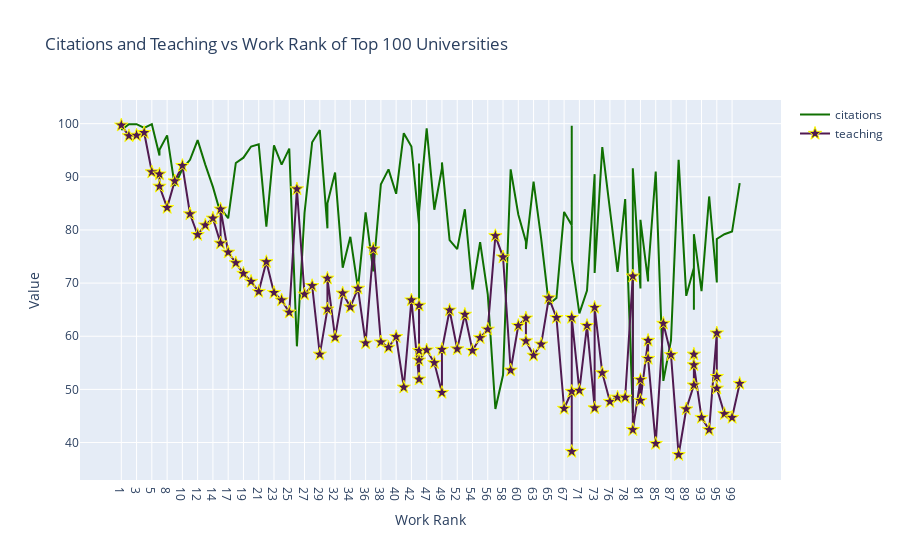

The code cell stored with this chart in its notebook:
### Markdown cell above
![image.png](attachment:image.png)

### Code cell
#plt.style.use("ggplot")

trace1 = go.Scatter(x = df.world_rank,
                  y = df.citations,
                  mode = "lines", 
                  name = "citations",
                  marker = dict(color = "rgb(16, 112, 2)"),
                  text = df.university_name)

trace2 = go.Scatter(x = df.world_rank,
                  y = df.teaching,
                  mode = "lines + markers", 
                  name = "teaching",
                  marker = dict(color = "rgb(80, 26, 80)", 
                                size = 10,
                                symbol = "star", 
                                line = dict(color = "yellow", width = 1),),
                  text = df.university_name)

veri = [trace1, trace2]

layout = dict(title = "Citations and Teaching vs Work Rank of Top 100 Universities",
             xaxis = dict(title= "Work Rank", ticklen = 5, tickcolor = "crimson", zeroline = False),
             yaxis = dict(title= "Value", ticklen = 5, tickcolor = "crimson", zeroline = False))

fig = dict(data = veri, layout = layout)

iplot(fig)

### Figure 1 — Plotly figure (JSON) as saved in the notebook; plotly's stock layout.template omitted (floating-point values rounded to 4 significant figures)
{"data": [{"marker": {"color": "rgb(16, 112, 2)"}, "mode": "lines", "name": "citations", "text": ["Harvard University", "California Institute of Technology", "Massachusetts Institute of Technology", "Stanford University", "Princeton University", "University of Cambridge", "University of Oxford", "University of California, Berkeley", "Imperial College London", "Yale University", "University of California, Los Angeles", "University of Chicago", "Johns Hopkins University", "Cornell University", "ETH Zurich – Swiss Federal Institute of Technology Zurich", "University of Michigan", "University of Toronto", "Columbia University", "University of Pennsylvania", "Carnegie Mellon University", "University of Hong Kong", "University College London", "University of Washington", "Duke University", "Northwestern University", "University of Tokyo", "Georgia Institute of Technology", "Pohang University of Science and Technology", "University of California, Santa Barbara", "University of British Columbia", "University of North Carolina at Chapel Hill", "University of California, San Diego", "University of Illinois at Urbana-Champaign", "National University of Singapore", "McGill University", "University of Melbourne", "Peking University", "Washington University in St Louis", "École Polytechnique", "University of Edinburgh", "Hong Kong University of Science and Technology", "École Normale Supérieure", "Australian National University", "Karolinska Institute", "University of Göttingen", "University of Wisconsin", "Rice University", "École Polytechnique Fédérale de Lausanne", "University of California, Irvine", "University of Science and Technology of China", "Vanderbilt University", "University of Minnesota", "Tufts University", "University of California, Davis", "Brown University", "University of Massachusetts", "Kyoto University", "Tsinghua University", "Boston University", "New York University", "Emory University", "LMU Munich", "University of Notre Dame", "University of Pittsburgh", "Case Western Reserve University", "Ohio State University", "University of Colorado Boulder", "University of Bristol", "University of California, Santa Cruz", "Yeshiva University", "University of Sydney", "University of Virginia", "University of Adelaide", "University of Southern California", "William & Mary", "Trinity College Dublin", "King’s College London", "Stony Brook University", "Korea Advanced Institute of Science and Technology (KAIST)", "University of Sussex", "The University of Queensland", "University of York", "Heidelberg University", "University of Utah", "Durham University", "London School of Economics and Political Science", "University of Manchester", "Royal Holloway, University of London", "Lund University", "University of Southampton", "University of Zurich", "Wake Forest University", "McMaster University", "University College Dublin", "George Washington University", "University of Arizona", "University of Basel", "University of Maryland, College Park", "Dartmouth College", "École Normale Supérieure de Lyon"], "type": "scatter", "x": ["1", "2", "3", "4", "5", "6", "6", "8", "9", "10", "11", "12", "13", "14", "15", "15", "17", "18", "19", "20", "21", "22", "23", "24", "25", "26", "27", "28", "29", "30", "30", "32", "33", "34", "35", "36", "37", "38", "39", "40", "41", "42", "43", "43", "43", "43", "47", "48", "49", "49", "51", "52", "53", "54", "55", "56", "57", "58", "59", "60", "61", "61", "63", "64", "65", "66", "67", "68", "68", "68", "71", "72", "73", "73", "75", "76", "77", "78", "79", "79", "81", "81", "83", "83", "85", "86", "87", "88", "89", "90", "90", "90", "93", "94", "95", "95", "95", "98", "99", "100"], "y": [98.8, 99.9, 99.9, 99.2, 99.9, 94, 95.1, 97.8, 88.3, 91.5, 93.2, 96.9, 92.3, 88.1, 83.1, 84.1, 82.2, 92.6, 93.6, 95.7, 96.1, 80.6, 95.9, 92.3, 95.3, 58.1, 83.2, 96.5, 98.8, 80.3, 85, 90.8, 72.9, 78.7, 69, 83.3, 72.2, 88.6, 91.4, 86.8, 98.2, 95.7, 81, 62.3, 92.5, 83.4, 99.1, 83.8, 91.6, 92.7, 78.1, 76.4, 83.9, 68.8, 77.7, 67.9, 46.3, 52.7, 91.4, 82.9, 77.8, 76.4, 89.1, 78.3, 66, 67.2, 83.4, 80.9, 99.6, 74.4, 64.3, 68.6, 90.5, 71.9, 95.6, 84.4, 72.1, 85.8, 45.5, 91.6, 69, 81.9, 70.3, 72, 91, 51.6, 59.2, 93.2, 67.6, 72.9, 65, 79.2, 68.5, 86.3, 70.2, 70.1, 78.3, 79.2, 79.7, 88.8]}, {"marker": {"color": "rgb(80, 26, 80)", "line": {"color": "yellow", "width": 1}, "size": 10, "symbol": "star"}, "mode": "lines+markers", "name": "teaching", "text": ["Harvard University", "California Institute of Technology", "Massachusetts Institute of Technology", "Stanford University", "Princeton University", "University of Cambridge", "University of Oxford", "University of California, Berkeley", "Imperial College London", "Yale University", "University of California, Los Angeles", "University of Chicago", "Johns Hopkins University", "Cornell University", "ETH Zurich – Swiss Federal Institute of Technology Zurich", "University of Michigan", "University of Toronto", "Columbia University", "University of Pennsylvania", "Carnegie Mellon University", "University of Hong Kong", "University College London", "University of Washington", "Duke University", "Northwestern University", "University of Tokyo", "Georgia Institute of Technology", "Pohang University of Science and Technology", "University of California, Santa Barbara", "University of British Columbia", "University of North Carolina at Chapel Hill", "University of California, San Diego", "University of Illinois at Urbana-Champaign", "National University of Singapore", "McGill University", "University of Melbourne", "Peking University", "Washington University in St Louis", "École Polytechnique", "University of Edinburgh", "Hong Kong University of Science and Technology", "École Normale Supérieure", "Australian National University", "Karolinska Institute", "University of Göttingen", "University of Wisconsin", "Rice University", "École Polytechnique Fédérale de Lausanne", "University of California, Irvine", "University of Science and Technology of China", "Vanderbilt University", "University of Minnesota", "Tufts University", "University of California, Davis", "Brown University", "University of Massachusetts", "Kyoto University", "Tsinghua University", "Boston University", "New York University", "Emory University", "LMU Munich", "University of Notre Dame", "University of Pittsburgh", "Case Western Reserve University", "Ohio State University", "University of Colorado Boulder", "University of Bristol", "University of California, Santa Cruz", "Yeshiva University", "University of Sydney", "University of Virginia", "University of Adelaide", "University of Southern California", "William & Mary", "Trinity College Dublin", "King’s College London", "Stony Brook University", "Korea Advanced Institute of Science and Technology (KAIST)", "University of Sussex", "The University of Queensland", "University of York", "Heidelberg University", "University of Utah", "Durham University", "London School of Economics and Political Science", "University of Manchester", "Royal Holloway, University of London", "Lund University", "University of Southampton", "University of Zurich", "Wake Forest University", "McMaster University", "University College Dublin", "George Washington University", "University of Arizona", "University of Basel", "University of Maryland, College Park", "Dartmouth College", "École Normale Supérieure de Lyon"], "type": "scatter", "x": ["1", "2", "3", "4", "5", "6", "6", "8", "9", "10", "11", "12", "13", "14", "15", "15", "17", "18", "19", "20", "21", "22", "23", "24", "25", "26", "27", "28", "29", "30", "30", "32", "33", "34", "35", "36", "37", "38", "39", "40", "41", "42", "43", "43", "43", "43", "47", "48", "49", "49", "51", "52", "53", "54", "55", "56", "57", "58", "59", "60", "61", "61", "63", "64", "65", "66", "67", "68", "68", "68", "71", "72", "73", "73", "75", "76", "77", "78", "79", "79", "81", "81", "83", "83", "85", "86", "87", "88", "89", "90", "90", "90", "93", "94", "95", "95", "95", "98", "99", "100"], "y": [99.7, 97.7, 97.8, 98.3, 90.9, 90.5, 88.2, 84.2, 89.2, 92.1, 83, 79.1, 80.9, 82.2, 77.5, 83.9, 75.8, 73.8, 71.8, 70.3, 68.4, 74, 68.2, 66.8, 64.5, 87.7, 67.9, 69.5, 56.6, 65.1, 70.9, 59.8, 68.1, 65.5, 69, 58.7, 76.4, 58.9, 57.9, 59.9, 50.4, 66.8, 51.9, 65.8, 57.3, 55.5, 57.4, 55, 49.4, 57.5, 64.9, 57.6, 64.1, 57.3, 59.7, 61.3, 78.9, 74.9, 53.6, 62, 63.4, 59.1, 56.4, 58.5, 67.2, 63.5, 46.4, 49.6, 38.3, 63.5, 49.8, 62, 46.5, 65.4, 53.1, 47.7, 48.5, 48.5, 71.3, 42.4, 51.8, 47.9, 59.2, 55.8, 39.8, 62.4, 56.5, 37.7, 46.3, 50.8, 56.6, 54.6, 44.7, 42.4, 60.6, 52.4, 50.2, 45.4, 44.7, 51.1]}], "layout": {"title": {"text": "Citations and Teaching vs Work Rank of Top 100 Universities"}, "xaxis": {"tickcolor": "crimson", "ticklen": 5, "title": {"text": "Work Rank"}, "zeroline": false}, "yaxis": {"tickcolor": "crimson", "ticklen": 5, "title": {"text": "Value"}, "zeroline": false}}}
